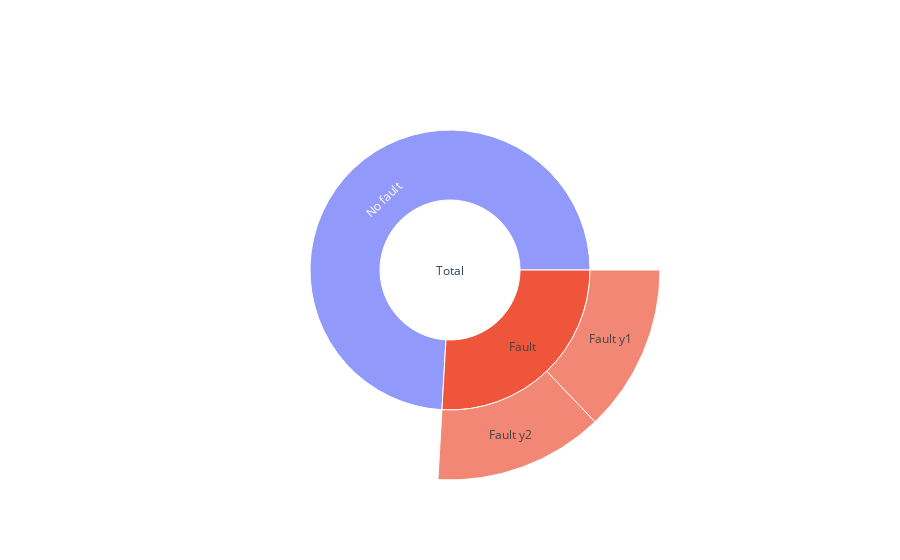

Notebook cell for this chart:
### Code cell
data = dict(
    categories = ['Total', 'No fault', 'Fault','Fault y1', 'Fault y2'],
    parent = ['', 'Total', 'Total', 'Fault', 'Fault'],
    value = [df.shape[0], n_no_faults, n_faults_y1+n_faults_y2, n_faults_y1, n_faults_y2]
)

fig = px.sunburst(data, names='categories', parents='parent', values='value', branchvalues='total')
fig.show()

### Figure 1 — Plotly figure (JSON) as saved in the notebook; plotly's stock layout.template omitted (floating-point values rounded to 4 significant figures)
{"data": [{"branchvalues": "total", "domain": {"x": [0, 1], "y": [0, 1]}, "hovertemplate": "categories=%{label}<br>value=%{value}<br>parent=%{parent}<extra></extra>", "labels": ["Total", "No fault", "Fault", "Fault y1", "Fault y2"], "name": "", "parents": ["", "Total", "Total", "Fault", "Fault"], "type": "sunburst", "values": [85990, 63704, 22286, 11059, 11227]}], "layout": {"legend": {"tracegroupgap": 0}, "margin": {"t": 60}}}
